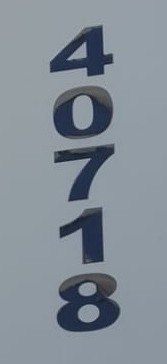
#> input picture backend/uploads/contenedor_6/3cacd6659635475fb22f99aa4f576096.jpg, 167 x 364 px
$ python ocr.py uploads/contenedor_6/3cacd6659635475fb22f99aa4f576096.jpg
#> lines starting #> are read from the running program, lines starting #| are printed output that depends on the picture; after the words box and inside, x2 and y2 are one past the last pixel; in counts of white or black regions, pixels touching at a corner belong together
"""
Lector de identificadores de contenedores y unidades de transporte.
Lee de una foto:
  - Códigos ISO 6346 (4 letras + 6 dígitos + dígito de control), en una
    línea o en dos (propietario arriba, número de serie abajo). Si el
    dígito de control no está pintado, lo calcula y lo marca como calculado.
  - Números de unidad compuestos solo por dígitos (p. ej. 242012 o 11342),
    en horizontal o apilados en vertical.

Modos (--modo):
  iso       solo códigos ISO 6346
  numerico  solo números de unidad
  auto      prueba ISO y numérico (por defecto)

Uso:
    python lector_contenedores.py
    python lector_contenedores.py foto.png --modo auto
    python lector_contenedores.py foto.png --detalle --debug
"""

import argparse
import os
import re
from pathlib import Path

# Tesseract con varios hilos es más lento en imágenes pequeñas.
os.environ.setdefault("OMP_THREAD_LIMIT", "1")

import cv2
import numpy as np
import pytesseract

# CONFIGURACIÓN
TESSERACT_CMD = r"C:\Program Files\Tesseract-OCR\tesseract.exe"

if Path(TESSERACT_CMD).exists():
    pytesseract.pytesseract.tesseract_cmd = TESSERACT_CMD

RUTA_POR_DEFECTO = Path(__file__).resolve().parent / "Imagen3.png"

LETRAS = "ABCDEFGHIJKLMNOPQRSTUVWXYZ"
DIGITOS = "0123456789"
ALFANUMERICO = LETRAS + DIGITOS

# ISO 6346: 4 letras (propietario + categoría) + 6 dígitos + 1 de control.
PATRON_ISO = re.compile(r"[A-Z]{4}[0-9]{7}")
PATRON_SIN_CONTROL = re.compile(r"[A-Z]{4}[0-9]{6}")
PATRON_PARCIAL = re.compile(r"[A-Z]{4}[0-9]{1,6}")

# Confianza mínima (0-100) para aceptar un código con formato ISO.
CONFIANZA_MIN_ISO = 50

# Valores de las letras para el dígito de control (se saltan 11, 22 y 33).
VALORES_LETRAS = dict(zip(
    LETRAS,
    [10, 12, 13, 14, 15, 16, 17, 18, 19, 20, 21, 23, 24,
     25, 26, 27, 28, 29, 30, 31, 32, 34, 35, 36, 37, 38],
))

# Confusiones típicas del OCR según el tipo de carácter esperado.
A_DIGITO = {"O": "0", "Q": "0", "D": "0", "I": "1", "L": "1", "Z": "2",
            "S": "5", "B": "8", "G": "6", "A": "4", "T": "7"}
A_LETRA = {"0": "O", "1": "I", "2": "Z", "5": "S", "8": "B", "6": "G",
           "4": "A", "7": "T"}


# UTILIDADES
def limpiar_texto(texto):
    """Conserva únicamente letras mayúsculas y números."""
    return re.sub(r"[^A-Z0-9]", "", texto.upper())


def leer_imagen(ruta):
    """Lee la imagen aunque la ruta tenga acentos (problema típico en Windows)."""
    try:
        datos = np.fromfile(str(ruta), dtype=np.uint8)
        return cv2.imdecode(datos, cv2.IMREAD_COLOR)
#> returned value is the input picture: shape (364, 167, 3); mean B, G, R 149.9, 140.3, 130.6
    except OSError:
        return None


# [72 lines left out: functions ajustar_a_tipo, calcular_digito_control, validar_iso6346, corregir_iso, buscar_iso, buscar_sin_control, not called in this run]


# PREPARACIÓN DE IMÁGENES
def a_grises(imagen):
    if imagen.ndim == 3:
        return cv2.cvtColor(imagen, cv2.COLOR_BGR2GRAY)
    return imagen.copy()


def ajustar_tamano(gris, objetivo=1400, maximo=2200):
    """Amplía lo pequeño y reduce lo enorme (Tesseract se vuelve lento)."""
    mayor = max(gris.shape)

    if mayor < objetivo:
        factor, metodo = objetivo / mayor, cv2.INTER_CUBIC
    elif mayor > maximo:
        factor, metodo = maximo / mayor, cv2.INTER_AREA
    else:
        return gris

    return cv2.resize(gris, None, fx=factor, fy=factor, interpolation=metodo)


def normalizar_iluminacion(gris):
    """Divide entre el fondo desenfocado: elimina reflejos y degradados."""
    sigma = max(gris.shape) / 10
    fondo = cv2.GaussianBlur(gris, (0, 0), sigma)
    return cv2.divide(gris, fondo, scale=255)


def binarizar_otsu(gris):
    """Otsu con texto oscuro sobre fondo blanco (usa el borde para decidir)."""
    _, binaria = cv2.threshold(
        gris, 0, 255, cv2.THRESH_BINARY + cv2.THRESH_OTSU
    )

    borde = np.concatenate(
        [binaria[0, :], binaria[-1, :], binaria[:, 0], binaria[:, -1]]
    )

    if borde.mean() < 127:
        binaria = cv2.bitwise_not(binaria)

    return binaria


# [17 lines left out: function generar_variantes, not called in this run]


def generar_orientaciones(imagen):
    yield "0 grados", imagen
    yield "90 grados horario", cv2.rotate(imagen, cv2.ROTATE_90_CLOCKWISE)
    yield "90 grados antihorario", cv2.rotate(
        imagen, cv2.ROTATE_90_COUNTERCLOCKWISE
    )
    yield "180 grados", cv2.rotate(imagen, cv2.ROTATE_180)


# OCR POR LÍNEAS (plan B, más lento y menos preciso)
# [32 lines left out: function ocr_linea, not called in this run]


# SEGMENTACIÓN CARÁCTER POR CARÁCTER
# (dígitos apilados en vertical, en una fila o en dos líneas)
def detectar_cajas(norm):
    """Encuentra contornos con tamaño y forma de carácter."""
    binaria = binarizar_otsu(norm)
    mascara = cv2.bitwise_not(binaria)  # texto en blanco

    contornos, _ = cv2.findContours(
        mascara, cv2.RETR_EXTERNAL, cv2.CHAIN_APPROX_SIMPLE
    )

    alto_img, ancho_img = norm.shape
    alto_min = max(15, 0.02 * alto_img)
    cajas = []

    for contorno in contornos:
        x, y, w, h = cv2.boundingRect(contorno)

        if h < alto_min or w > 0.5 * ancho_img:
            continue

        if not 0.12 <= w / h <= 1.3:
            continue

        cajas.append((x, y, w, h))

    return cajas

def agrupar_alineadas(cajas):
    """
    Busca el grupo más grande de cajas de altura parecida y alineadas
    en una fila (horizontal) o en una columna (vertical). Descarta el
    resto: logos, herrajes, manchas.
    """
    mejor, mejor_orientacion = [], "horizontal"

    for x, y, w, h in cajas:
        cx, cy = x + w / 2, y + h / 2

        for orientacion in ("horizontal", "vertical"):
            grupo = []

            for x2, y2, w2, h2 in cajas:
                if not 0.7 <= h2 / h <= 1.3:
                    continue

                if orientacion == "vertical":
                    alineada = abs((x2 + w2 / 2) - cx) <= 0.5 * h
                else:
                    alineada = abs((y2 + h2 / 2) - cy) <= 0.5 * h

                if alineada:
                    grupo.append((x2, y2, w2, h2))

            if len(grupo) > len(mejor):
                mejor, mejor_orientacion = grupo, orientacion

    indice = 1 if mejor_orientacion == "vertical" else 0
    mejor.sort(key=lambda caja: caja[indice])

    return mejor, mejor_orientacion


def centro_y(grupo):
    return sum(y + h / 2 for _, y, _, h in grupo) / len(grupo)


# [33 lines left out: function buscar_segundo_grupo, not called in this run]


def reconocer_caracter(norm, caja, permitidos="alnum", alturas=(80,)):
    """
    Lee un único carácter. Con varias alturas hace una pequeña votación.
    Devuelve (caracter o None, confianza).
    """
    x, y, w, h = caja
    margen = max(2, int(h * 0.04))

    base = norm[
        max(0, y - margen):y + h + margen,
        max(0, x - margen):x + w + margen,
    ]

    if base.size == 0:
        return None, 0.0

    lista = {"digitos": DIGITOS, "letras": LETRAS}.get(permitidos, ALFANUMERICO)
    votos = {}

    for alto in alturas:
        escala = alto / base.shape[0]
        recorte = cv2.resize(
            base, None, fx=escala, fy=escala, interpolation=cv2.INTER_CUBIC
        )
        recorte = binarizar_otsu(recorte)
        recorte = cv2.copyMakeBorder(
            recorte, 25, 25, 25, 25, cv2.BORDER_CONSTANT, value=255
        )

        # PSM 10 = un carácter; 8 = una palabra; 13 = línea cruda.
        for psm in (10, 8, 13):
            config = (
                f"--oem 3 --psm {psm} "
                f"-c tessedit_char_whitelist={lista}"
            )

            datos = pytesseract.image_to_data(
                recorte, config=config, output_type=pytesseract.Output.DICT
            )

            leido = None

            for texto, confianza in zip(datos["text"], datos["conf"]):
                texto = limpiar_texto(texto)

                try:
                    confianza = float(confianza)
                except (TypeError, ValueError):
                    continue

                if texto and confianza >= 0:
                    caracter = ajustar_a_tipo(texto[0], permitidos)

                    if caracter:
                        leido = (caracter, confianza)
                        break

            if leido:
                votos.setdefault(leido[0], []).append(leido[1])
                break

    if not votos:
        return None, 0.0

    ganador = max(votos, key=lambda c: sum(votos[c]))
    return ganador, sum(votos[ganador]) / len(votos[ganador])


def hay_hueco(grupo, orientacion):
    """
    Detecta un carácter que no se segmentó: la distancia entre centros
    contiguos sería casi el doble de lo normal. Así se evita entregar,
    por ejemplo, 24212 en lugar de 242012.
    """
    if len(grupo) < 4:
        return False

    indice = 1 if orientacion == "vertical" else 0
    tam = 3 if orientacion == "vertical" else 2
    centros = [c[indice] + c[tam] / 2 for c in grupo]
    pasos = [b - a for a, b in zip(centros, centros[1:])]
    paso_tipico = sorted(pasos)[len(pasos) // 2]

    return paso_tipico > 0 and max(pasos) > 1.7 * paso_tipico


def leer_grupo(norm, grupo, orientacion="horizontal"):
    """
    Lee un grupo de caracteres. Si son casi todos dígitos (o letras),
    los vuelve a leer forzando ese tipo, que es mucho más preciso.
    Devuelve (texto, [confianzas]) o None si algún carácter es ilegible
    o falta alguno en la segmentación.
    """
    # Un ISO en una fila (10-11 caracteres) puede llevar un espacio
    # legítimo antes del dígito de control; el resto no debe tener huecos.
    if len(grupo) not in (10, 11) and hay_hueco(grupo, orientacion):
        return None

    primera = [reconocer_caracter(norm, caja) for caja in grupo]

    if any(c is None for c, _ in primera):
        return None

    texto = "".join(c for c, _ in primera)
    n = len(texto)
    tipo = "alnum"

    # Con 10 u 11 caracteres puede ser un ISO en una fila (mezcla de
    # letras y dígitos): se corrige por posición más adelante.
    if n not in (10, 11):
        if sum(c.isdigit() for c in texto) >= 0.6 * n:
            tipo = "digitos"
        elif sum(c.isalpha() for c in texto) >= 0.6 * n:
            tipo = "letras"

    if tipo == "alnum":
        return texto, [conf for _, conf in primera]

    resultado = []

    for caja, (car1, conf1) in zip(grupo, primera):
        car2, conf2 = reconocer_caracter(norm, caja, tipo, alturas=(64, 100))
        resultado.append((car2, conf2) if car2 else (car1, conf1))

    return (
        "".join(c for c, _ in resultado),
        [conf for _, conf in resultado],
    )


# [11 lines left out: function guardar_debug, not called in this run]


def angulo_de_inclinacion(grupo, orientacion):
    """
    Ángulo (grados, convención de cv2.getRotationMatrix2D) que hay que
    girar la imagen para enderezar la fila o columna de caracteres.
    """
    if len(grupo) < 3:
        return 0.0

    xs = np.array([x + w / 2 for x, _, w, _ in grupo], dtype=float)
    ys = np.array([y + h / 2 for _, y, _, h in grupo], dtype=float)

    if orientacion == "vertical":
        pendiente = np.polyfit(ys, xs, 1)[0]   # x en función de y
        return -float(np.degrees(np.arctan(pendiente)))

    pendiente = np.polyfit(xs, ys, 1)[0]       # y en función de x
    return float(np.degrees(np.arctan(pendiente)))


def leer_por_segmentacion(gris, ruta_debug=None, enderezar=True):
    """
    Devuelve (texto, confianza media, descripcion, n_caracteres).
    Si algún carácter es ilegible devuelve texto vacío, para no
    entregar una lectura con caracteres omitidos.
    """
    norm = normalizar_iluminacion(gris)
    cajas = detectar_cajas(norm)
    grupo, orientacion = agrupar_alineadas(cajas)

    # Si el texto está inclinado, se endereza la imagen y se repite una vez.
    if enderezar and len(grupo) >= 3:
        angulo = angulo_de_inclinacion(grupo, orientacion)

        if 1.5 < abs(angulo) < 20:
            alto, ancho = gris.shape
            matriz = cv2.getRotationMatrix2D((ancho / 2, alto / 2), angulo, 1.0)
            derecha = cv2.warpAffine(
                gris, matriz, (ancho, alto), borderMode=cv2.BORDER_REPLICATE
            )
            return leer_por_segmentacion(derecha, ruta_debug, enderezar=False)

    grupos = [grupo]
    descripcion = orientacion

    if orientacion == "horizontal" and len(grupo) >= 3:
        segundo = buscar_segundo_grupo(cajas, grupo)

        if segundo:
            grupos.append(segundo)
            descripcion = "horizontal en 2 lineas"

    # De arriba hacia abajo: propietario primero, número de serie después.
    grupos.sort(key=centro_y if grupo else None)

    if ruta_debug is not None:
        guardar_debug(
            norm, cajas, [caja for g in grupos for caja in g], ruta_debug
        )

    total = sum(len(g) for g in grupos)

    if len(grupo) < 3:
        return "", 0.0, descripcion, total

    textos, confianzas = [], []

    for g in grupos:
        lectura = leer_grupo(norm, g, orientacion)

        if lectura is None:
            return "", 0.0, descripcion, total

        textos.append(lectura[0])
        confianzas.extend(lectura[1])

    media = sum(confianzas) / len(confianzas)
    return "".join(textos), media, descripcion, total

# EVALUACIÓN DE CANDIDATOS
# [107 lines left out: functions crear_candidato, analizar, elegir, es_fuerte, not called in this run]


# PROCESO PRINCIPAL
def nombre_archivo(texto):
    return re.sub(r"[^a-z0-9]+", "_", texto.lower()).strip("_")


def leer_identificador(imagen, modo="auto", log=print, carpeta_debug=None):
#> called with modo = 'auto'
    mejor = None

    for nombre_or, img in generar_orientaciones(imagen):
        gris = ajustar_tamano(a_grises(img))

        # A. Segmentación (rápida): dígitos o letras apilados, en una
        #    fila o en dos líneas. Se prueba texto oscuro y texto claro.
        for polaridad, base in (
            ("texto oscuro", gris),
            ("texto claro", cv2.bitwise_not(gris)),
        ):
            ruta_debug = None

            if carpeta_debug is not None:
                ruta_debug = carpeta_debug / (
                    f"debug_{nombre_archivo(nombre_or)}_"
                    f"{nombre_archivo(polaridad)}.png"
                )

            try:
                texto, confianza, descripcion, n = leer_por_segmentacion(
                    base, ruta_debug
                )
            except pytesseract.TesseractError as error:
                log(f"Error de Tesseract: {error}")
                continue

            log(
                f"{nombre_or} | Segmentación ({polaridad}) | "
                f"{n} caracteres | {descripcion} | {confianza:.1f}% | "
                f"{texto or '(sin lectura)'}"
            )

            candidato = analizar(texto, confianza, modo, "segmentacion")

            if candidato:
                candidato["orientacion"] = f"{nombre_or}, {descripcion}"

                if candidato["tipo"] == "iso_valido":
                    return candidato

                mejor = elegir(mejor, candidato)

            if es_fuerte(mejor):
                return mejor

        # B. OCR por líneas (más lento): ISO en una línea o rotado.
        if modo == "numerico":
            continue

        for nombre_var, variante in generar_variantes(gris):
            for psm in (7, 6, 11):
                try:
                    texto, confianza = ocr_linea(variante, psm)
                except pytesseract.TesseractError as error:
                    log(f"Error de Tesseract: {error}")
                    continue

                log(
                    f"{nombre_or} | {nombre_var} | PSM {psm} | "
                    f"{confianza:.1f}% | {texto or '(sin texto)'}"
                )

                candidato = analizar(texto, confianza, modo, "ocr")

                if candidato:
                    candidato["orientacion"] = nombre_or

                    if candidato["tipo"] == "iso_valido":
                        return candidato

                    mejor = elegir(mejor, candidato)
#> this loop made 1 pass
#> (nombre_or, mayor in ajustar_tamano, factor in ajustar_tamano, metodo in ajustar_tamano) on pass 1: ('0 grados', 364, 3.85, 2)
#> pass 1, in leer_identificador, `gris = ajustar_tamano(a_grises(img))`:
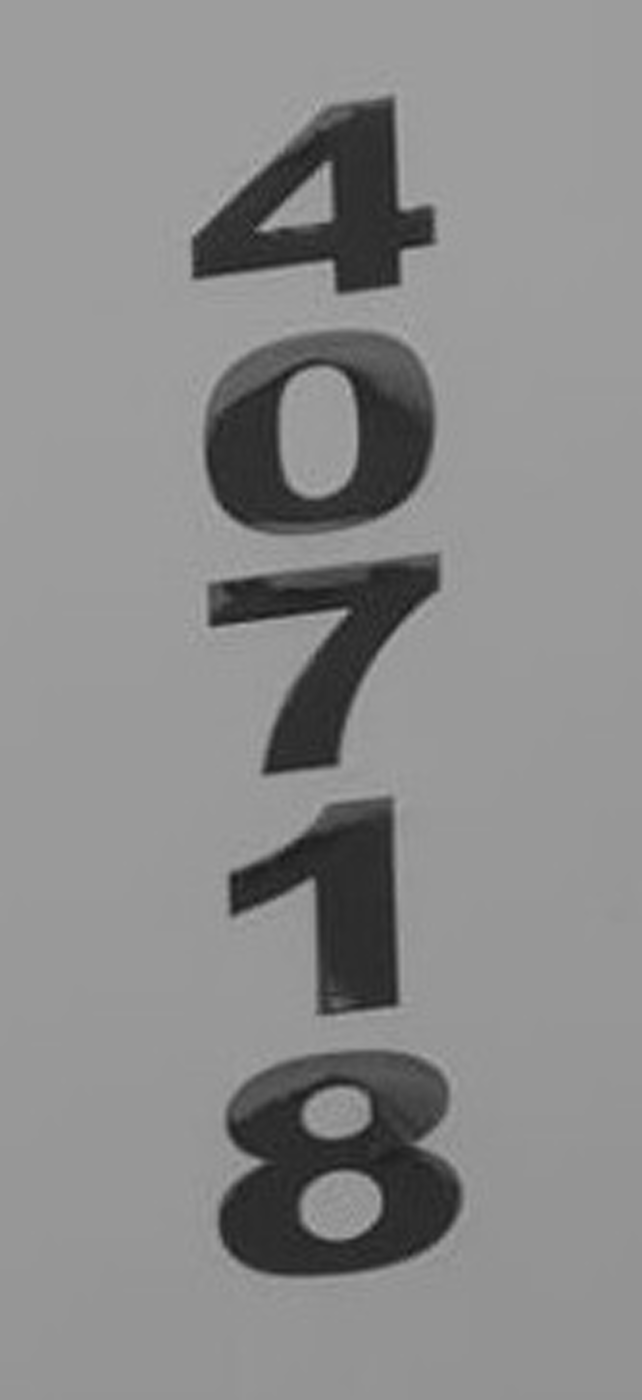
#> gris: shape (1400, 642); min 24, max 179, mean 138.4
#> pass 1, in normalizar_iluminacion, `fondo = cv2.GaussianBlur(gris, (0, 0), sigma)`:
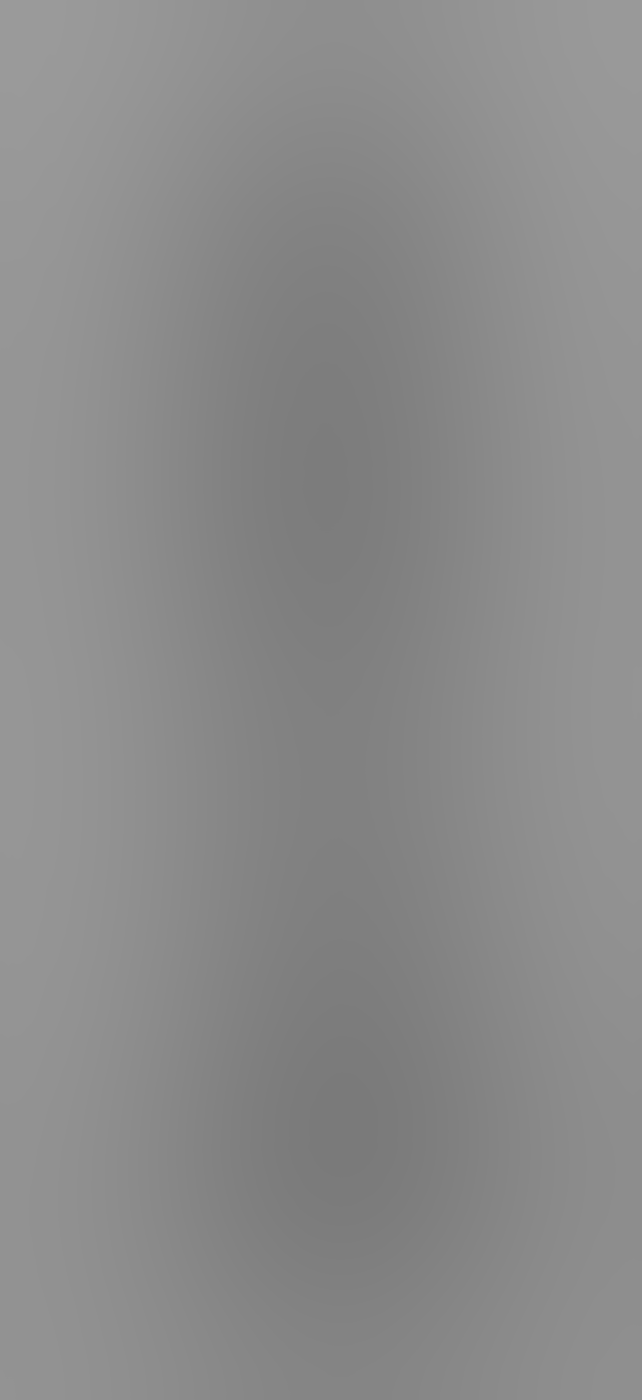
#> fondo: shape (1400, 642); min 122, max 154, mean 138.4
#> pass 1, in leer_por_segmentacion, `norm = normalizar_iluminacion(gris)`:
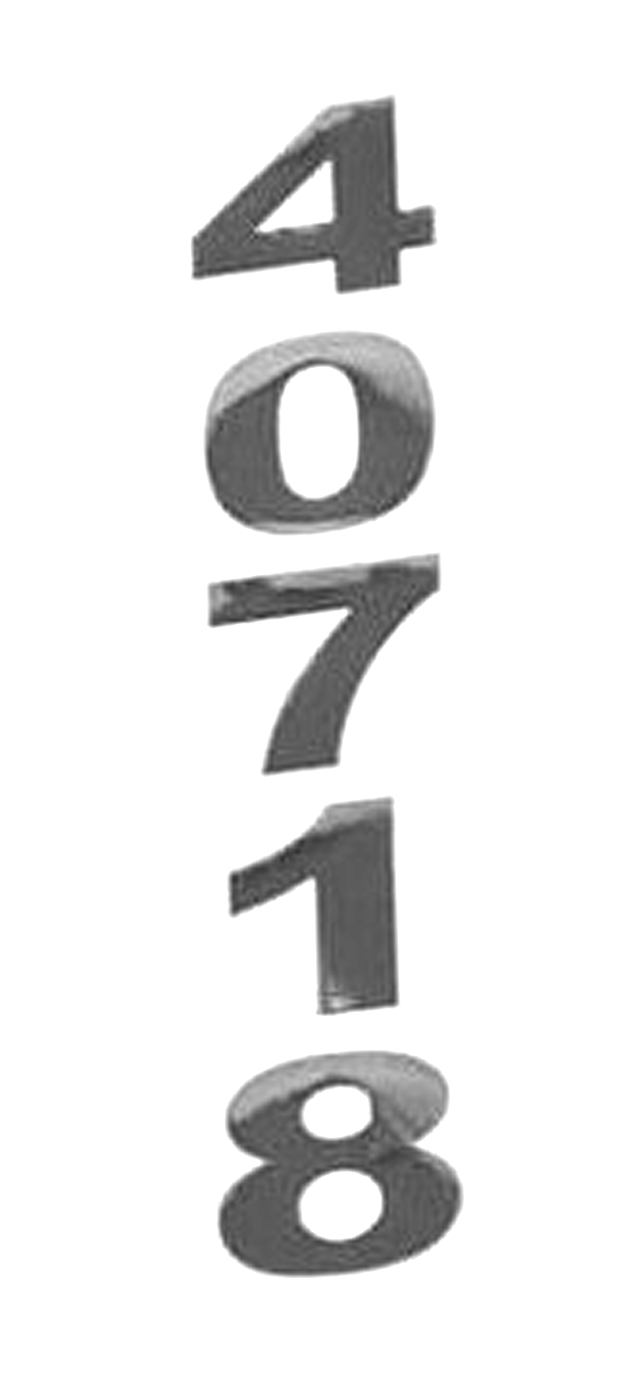
#> norm: shape (1400, 642); min 46, max 255, mean 233.6
#> pass 1, in binarizar_otsu, `_, binaria = cv2.threshold( gris, 0, 255, cv2.THRESH_BINARY + cv2.THRE..`:
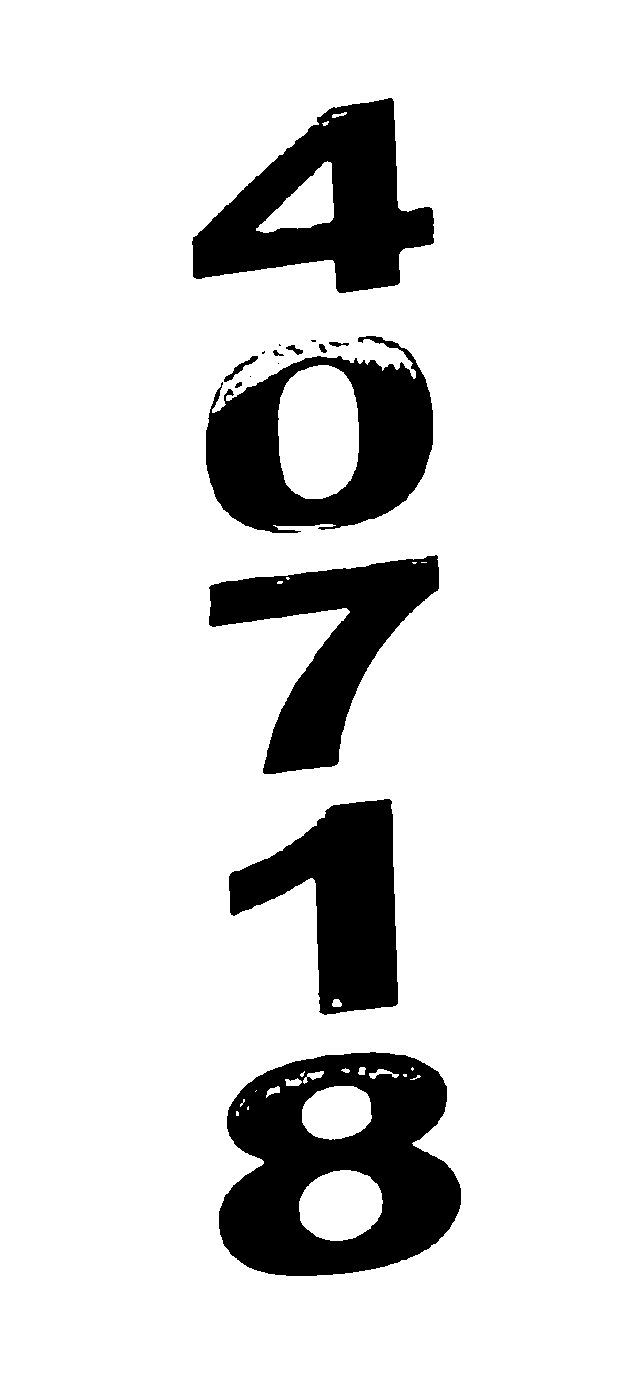
#> binaria: shape (1400, 642); 86.3% white; 16 black regions (5 under 20 px), largest, box (x1, y1, x2, y2) and area: (219, 1052, 461, 1276) 35163, (192, 98, 434, 293) 24033, (206, 336, 433, 533) 23326

    return mejor


# [46 lines left out: function mostrar_resultado, not called in this run]


def main():
    parser = argparse.ArgumentParser(
        description="Lee identificadores de contenedores y unidades."
    )
    parser.add_argument(
        "imagen", nargs="?", default=str(RUTA_POR_DEFECTO),
        help="Ruta de la imagen (por defecto Imagen3_recorte.png).",
    )
    parser.add_argument(
        "--modo", choices=["auto", "iso", "numerico"], default="auto",
    )
    parser.add_argument(
        "--detalle", action="store_true",
        help="Muestra cada intento de lectura.",
    )
    parser.add_argument(
        "--debug", action="store_true",
        help="Guarda imágenes con los caracteres detectados.",
    )
    args = parser.parse_args()

    ruta = Path(args.imagen)

    if not ruta.exists():
        print(f"No se encontró la imagen: {ruta}")
        return

    imagen = leer_imagen(ruta)

    if imagen is None:
        print("No se pudo abrir la imagen.")
        return

    log = print if args.detalle else (lambda *a, **k: None)
    carpeta_debug = ruta.parent if args.debug else None

    print("=== RECONOCIMIENTO DE CONTENEDORES ===")
    print(f"Imagen: {ruta.name} | Modo: {args.modo}")

    resultado = leer_identificador(imagen, args.modo, log, carpeta_debug)
    mostrar_resultado(resultado)


if __name__ == "__main__":
#> (the run stopped early here; a loop or call above may not have finished)
